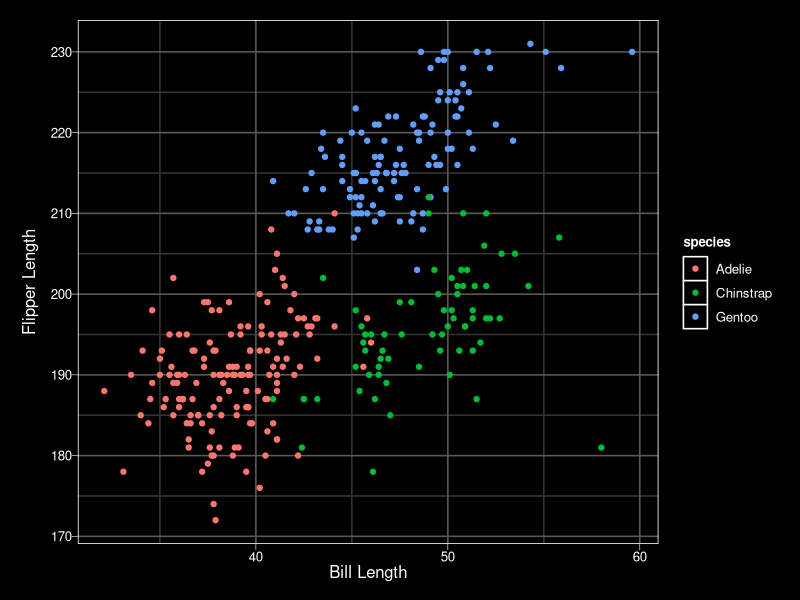

The R source for this figure:
## ---- chunk 1
#| include: false

library(tidyverse)
library(palmerpenguins)
theme_black = function(base_size = 12, base_family = "") {
 
  theme_grey(base_size = base_size, base_family = base_family) %+replace%
 
    theme(
      # Specify axis options
      axis.line = element_blank(),  
      axis.text.x = element_text(size = base_size*0.8, color = "white", lineheight = 0.9),  
      axis.text.y = element_text(size = base_size*0.8, color = "white", lineheight = 0.9),  
      axis.ticks = element_line(color = "white", size  =  0.2),  
      axis.title.x = element_text(size = base_size, color = "white", margin = margin(0, 10, 0, 0)),  
      axis.title.y = element_text(size = base_size, color = "white", angle = 90, margin = margin(0, 10, 0, 0)),  
      axis.ticks.length = unit(0.3, "lines"),   
      # Specify legend options
      legend.background = element_rect(color = NA, fill = "black"),  
      legend.key = element_rect(color = "white",  fill = "black"),  
      legend.key.size = unit(1.2, "lines"),  
      legend.key.height = NULL,  
      legend.key.width = NULL,      
      legend.text = element_text(size = base_size*0.8, color = "white"),  
      legend.title = element_text(size = base_size*0.8, face = "bold", hjust = 0, color = "white"),  
      legend.position = "right",  
      legend.text.align = NULL,  
      legend.title.align = NULL,  
      legend.direction = "vertical",  
      legend.box = NULL, 
      # Specify panel options
      panel.background = element_rect(fill = "black", color  =  NA),  
      panel.border = element_rect(fill = NA, color = "white"),  
      panel.grid.major = element_line(color = "grey35"),  
      panel.grid.minor = element_line(color = "grey20"),  
      panel.margin = unit(0.5, "lines"),   
      # Specify facetting options
      strip.background = element_rect(fill = "grey30", color = "grey10"),  
      strip.text.x = element_text(size = base_size*0.8, color = "white"),  
      strip.text.y = element_text(size = base_size*0.8, color = "white",angle = -90),  
      # Specify plot options
      plot.background = element_rect(color = "black", fill = "black"),  
      plot.title = element_text(size = base_size*1.2, color = "white"),  
      plot.margin = unit(rep(1, 4), "lines")
 
    )
 
}
## ---- chunk 2
#| echo: false
#| eval: true
#| warning: false

ggplot(penguins, aes(x = bill_length_mm,
                     y = flipper_length_mm,
                     color = species)) +
  geom_point() +
  labs(x = "Bill Length",
       y = "Flipper Length",
       Species = "Species") +
  theme_black()
## ---- chunk 3
#| include: false

library(tidyverse)
library(palmerpenguins)
